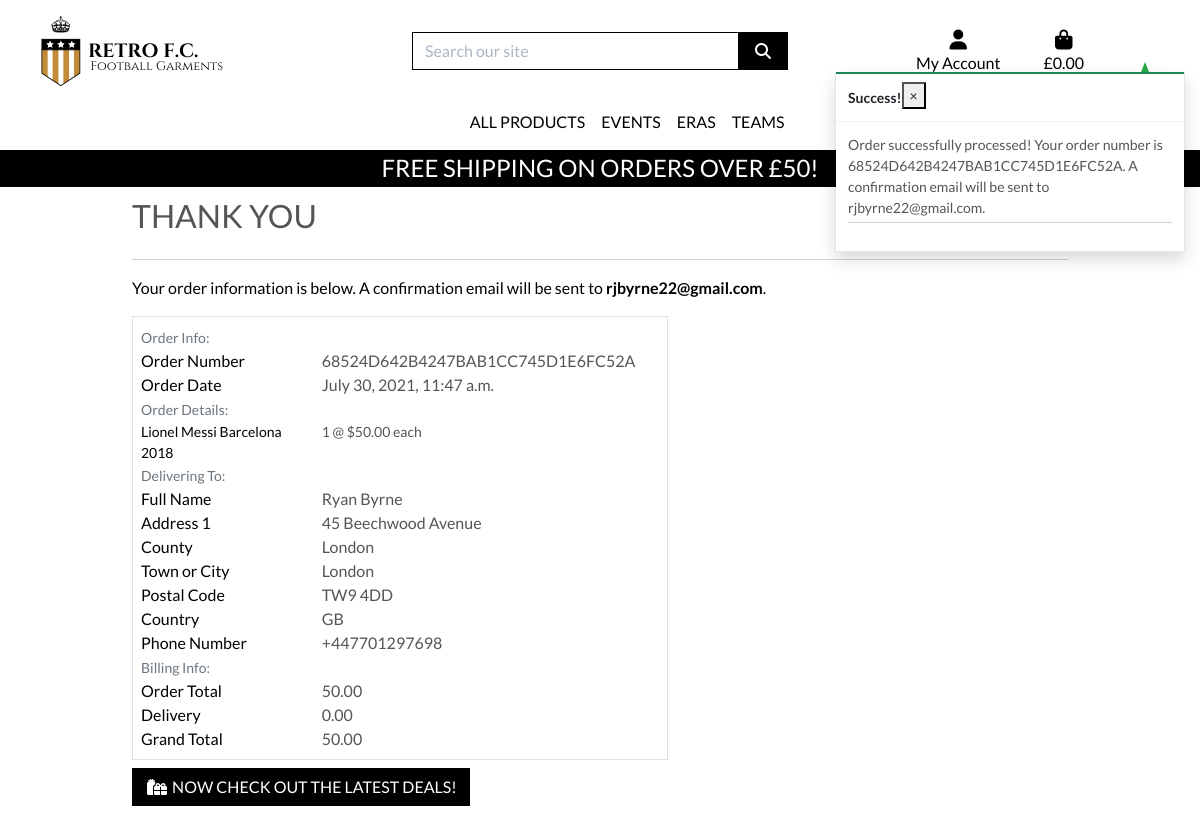
Page /checkout/checkout_success/68524D642B4247BAB1CC745D1E6FC52A on the committed database.
### checkout/models.py (models this page shows, shortened)
class Order(models.Model):
    order_number = models.CharField(max_length=32, null=False, editable=False)
    user_profile = models.ForeignKey(UserProfile, on_delete=models.SET_NULL,null=True, blank=True, related_name='orders')
    full_name = models.CharField(max_length=50, null=False, blank=False)
    email = models.EmailField(max_length=254, null=False, blank=False)
    phone_number = models.CharField(max_length=20, null=False, blank=False)
    country = CountryField(blank_label='Country *', null=False, blank=False)
    postcode = models.CharField(max_length=20, null=True, blank=True)
    town_or_city = models.CharField(max_length=40, null=False, blank=False)
    street_address1 = models.CharField(max_length=80, null=False, blank=False)
    street_address2 = models.CharField(max_length=80, null=True, blank=True)
    county = models.CharField(max_length=80, null=True, blank=True)
    date = models.DateTimeField(auto_now_add=True)
    delivery_cost = models.DecimalField(max_digits=6, decimal_places=2, null=False, default=0)
    order_total = models.DecimalField(max_digits=10, decimal_places=2, null=False, default=0)
    grand_total = models.DecimalField(max_digits=10, decimal_places=2, null=False, default=0)
    original_bag = models.TextField(null=False, blank=False, default='')
    stripe_pid = models.CharField(max_length=254, null=False, blank=False, default='')

class OrderLineItem(models.Model):
    order = models.ForeignKey(Order, null=False, blank=False, on_delete=models.CASCADE, related_name='lineitems')
    product = models.ForeignKey(Product, null=False, blank=False, on_delete=models.CASCADE)
    quantity = models.IntegerField(null=False, blank=False, default=0)
    lineitem_total = models.DecimalField(max_digits=6, decimal_places=2, null=False, blank=False, editable=False)

### products/models.py (models this page shows, shortened)
class Product(models.Model):
    category = models.ForeignKey('Category', null=True, blank=True, on_delete=models.SET_NULL)
    sku = models.CharField(max_length=254, null=True, blank=True)
    name = models.CharField(max_length=254)
    description = models.TextField()
    has_sizes = models.BooleanField(default=False, null=True, blank=True)
    price = models.DecimalField(max_digits=6, decimal_places=2)
    rating = models.DecimalField(max_digits=6, decimal_places=2, null=True, blank=True)
    image_url = models.URLField(max_length=1024, null=True, blank=True)
    image = models.ImageField(null=True, blank=True)

### checkout/views.py (the view)
# urls.py: path('checkout_success/<order_number>', views.checkout_success, name='checkout_success'),
def checkout_success(request, order_number):
    save_info = request.session.get('save_info')
    order = get_object_or_404(Order, order_number=order_number)
    messages.success(request, f'Order successfully processed! \
        Your order number is {order_number}. A confirmation \
        email will be sent to {order.email}.')
    if 'bag' in request.session:
        del request.session['bag']
    template = 'checkout/checkout_success.html'
    context = {
        'order': order,
    }
    return render(request, template, context)

### bag/contexts.py (called while the page is built, shortened)
def bag_contents(request):
    bag_items = []
    total = 0
    product_count = 0
    bag = request.session.get('bag', {})
    if total < settings.FREE_DELIVERY_THRESHOLD:
        delivery = total * Decimal(settings.STANDARD_DELIVERY_PERCENTAGE / 100)
        free_delivery_delta = settings.FREE_DELIVERY_THRESHOLD - total
    else:
        delivery = 0
        free_delivery_delta = 0
    grand_total = delivery + total
    context = {
        'bag_items' : bag_items,
        'total' : total,
        'product_count' : product_count,
        'delivery' : delivery,
        'free_delivery_delta' : free_delivery_delta,
        'free_delivery_threshold' : settings.FREE_DELIVERY_THRESHOLD,
        'grand_total' : grand_total,
    }
    return context

### checkout/templates/checkout/checkout_success.html (shortened to what this page needs)
{% extends "base.html" %}
{% load static %}
{% block extra_css %}
    <link rel="stylesheet" href="{% static 'checkout/css/checkout.css' %}">
{% endblock %}
{% block page_header %}
    <div class="container header-container">
    </div>
{% endblock %}
{% block content %}
    <div class="overlay"></div>
    <div class="container">
        <div class="row">
            <div class="col">
                <h2 class="logo-font mb-4">Thank You</h2>
                <hr>
                <p class="text-black">Your order information is below. A confirmation email will be sent to <strong>{{ order.email }}</strong>.</p>
            </div>
        </div>
        <div class="row">
            <div class="col-12 col-lg-7">
                <div class="order-confirmation-wrapper p-2 border">
                    <div class="row">
                        <div class="col">
                            <small class="text-muted">Order Info:</small>
                        </div>
                    </div>
                    <div class="row">
                        <div class="col-12 col-md-4">
                            <p class="mb-0 text-black font-weight-bold">Order Number</p>
                        </div>
                        <div class="col-12 col-md-8 text-md-right">
                            <p class="mb-0">{{ order.order_number }}</p>
                        </div>
                    </div>
                    <div class="row">
                        <div class="col-12 col-md-4">
                            <p class="mb-0 text-black font-weight-bold">Order Date</p>
                        </div>
                        <div class="col-12 col-md-8 text-md-right">
                            <p class="mb-0">{{ order.date }}</p>
                        </div>
                    </div>
                    <div class="row">
                        <div class="col">
                            <small class="text-muted">Order Details:</small>
                        </div>
                    </div>
                    {% for item in order.lineitems.all %}
                    <div class="row">
                        <div class="col-12 col-md-4">
                            <p class="small mb-0 text-black font-weight-bold">
                                {{ item.product.name }}{% if item.product_size %} - Size {{ item.product.size|upper }}{% endif %}
                            </p>
                        </div>
                        <div class="col-12 col-md-8 text-md-right">
                            <p class="small mb-0">{{ item.quantity }} @ ${{ item.product.price }} each</p>
                        </div>
                    </div>
                    {% endfor %}
                    <div class="row">
                        <div class="col">
                            <small class="text-muted">Delivering To:</small>
                        </div>
                    </div>
                    <div class="row">
                        <div class="col-12 col-md-4">
                            <p class="mb-0 text-black font-weight-bold">Full Name</p>
                        </div>
                        <div class="col-12 col-md-8 text-md-right">
                            <p class="mb-0">{{ order.full_name }}</p>
                        </div>
                    </div>
                    <div class="row">
                        <div class="col-12 col-md-4">
                            <p class="mb-0 text-black font-weight-bold">Address 1</p>
                        </div>
                        <div class="col-12 col-md-8 text-md-right">
                            <p class="mb-0">{{ order.street_address1 }}</p>
                        </div>
                    </div>
                    {% if order.county %}
                    <div class="row">
                        <div class="col-12 col-md-4">
                            <p class="mb-0 text-black font-weight-bold">County</p>
                        </div>
                        <div class="col-12 col-md-8 text-md-right">
                            <p class="mb-0">{{ order.county }}</p>
                        </div>
                    </div>
                    {% endif %}
                    <div class="row">
                        <div class="col-12 col-md-4">
                            <p class="mb-0 text-black font-weight-bold">Town or City</p>
                        </div>
                        <div class="col-12 col-md-8 text-md-right">
                            <p class="mb-0">{{ order.town_or_city }}</p>
                        </div>
                    </div>
                    {% if order.postcode %}
                    <div class="row">
                        <div class="col-12 col-md-4">
                            <p class="mb-0 text-black font-weight-bold">Postal Code</p>
                        </div>
                        <div class="col-12 col-md-8 text-md-right">
                            <p class="mb-0">{{ order.postcode }}</p>
                        </div>
                    </div>
                    {% endif %}
                    <div class="row">
                        <div class="col-12 col-md-4">
                            <p class="mb-0 text-black font-weight-bold">Country</p>
                        </div>
                        <div class="col-12 col-md-8 text-md-right">
                            <p class="mb-0">{{ order.country }}</p>
                        </div>
                    </div>
                    <div class="row">
                        <div class="col-12 col-md-4">
                            <p class="mb-0 text-black font-weight-bold">Phone Number</p>
                        </div>
                        <div class="col-12 col-md-8 text-md-right">
                            <p class="mb-0">{{ order.phone_number }}</p>
                        </div>
                    </div>
                    <div class="row">
                        <div class="col">
                            <small class="text-muted">Billing Info:</small>
                        </div>
                    </div>
                    <div class="row">
                        <div class="col-12 col-md-4">
                            <p class="mb-0 text-black font-weight-bold">Order Total</p>
                        </div>
                        <div class="col-12 col-md-8 text-md-right">
                            <p class="mb-0">{{ order.order_total }}</p>
                        </div>
                    </div>
                    <div class="row">
                        <div class="col-12 col-md-4">
                            <p class="mb-0 text-black font-weight-bold">Delivery</p>
                        </div>
                        <div class="col-12 col-md-8 text-md-right">
                            <p class="mb-0">{{ order.delivery_cost }}</p>
                        </div>
                    </div>
                    <div class="row">
                        <div class="col-12 col-md-4">
                            <p class="mb-0 text-black font-weight-bold">Grand Total</p>
                        </div>
                        <div class="col-12 col-md-8 text-md-right">
                            <p class="mb-0">{{ order.grand_total }}</p>
                        </div>
                    </div>
                </div>
            </div>
        </div>
        <div class="row">
			<div class="col-12 col-lg-7 text-right">
				<a href="{% url 'products' %}?category=new_arrivals,deals,clearance" class="btn btn-black rounded-0 my-2">
					<span class="icon mr-2">
						<i class="fas fa-gifts"></i>
					</span>
					<span class="text-uppercase">Now check out the latest deals!</span>
				</a>
			</div>
		</div>
    </div>
{% endblock %}

### static/css/base.css (style rules this page uses)
html { height: 100%; }
body { background: linear-gradient(180deg, rgba(37, 21, 20, 0.3) 99.99%, rgba(255, 255, 255, 0) 100%), url('/media/Main.jpg') no-repeat center center fixed; background-size: cover; height: calc(100vh - 164px); color: #555; font-family: 'Lato'; }
.icon { align-items: center; display: inline-flex; justify-content: center; height: 1.5rem; width: 1.5rem; }
.logo-font { text-transform: uppercase; }
.btn-black { background: black; color: white; }
.text-black { color: #000 !important; }
.overlay { height: 100%; width: 100%; top: 0; left: 0; position: fixed; background: white; z-index: -1; }
@media (min-width: 1200px) { .container { max-width: 80%; } }
@media (min-width: 992px) { .header-container { padding-top: 164px; } }

### rows in the picture
Order: email "rjbyrne22@gmail.com", order_number "68524D642B4247BAB1CC745D1E6FC52A", date "July 30, 2021, 11:47 a.m.", full_name "Ryan Byrne", street_address1 "45 Beechwood Avenue", county "London", town_or_city "London", postcode "TW9 4DD", country "GB", phone_number "+447701297698", order_total "50.00", delivery_cost "0.00", grand_total "50.00"
OrderLineItem: product.name "Lionel Messi Barcelona 2018", quantity "1", product.price "50.00"

### other values in the picture
{{ free_delivery_threshold }} "50"
{{ message }} "Order successfully processed! Your order number is 68524D642B4247BAB1CC745D1E6FC52A. A confirmation email will be sent to rjbyrne22@gmail.com."
